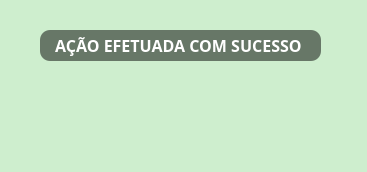
<?xml version="1.0" encoding="UTF-8"?>
<ui version="4.0">
 <class>Dialog</class>
 <widget class="QDialog" name="Dialog">
  <property name="geometry">
   <rect>
    <x>0</x>
    <y>0</y>
    <width>367</width>
    <height>172</height>
   </rect>
  </property>
  <property name="windowTitle">
   <string>Dialog</string>
  </property>
  <property name="windowOpacity">
   <double>0.000000000000000</double>
  </property>
  <property name="styleSheet">
   <string notr="true">background-color: rgb(0, 170, 0, 10%);
</string>
  </property>
  <widget class="QLabel" name="label">
   <property name="geometry">
    <rect>
     <x>40</x>
     <y>30</y>
     <width>281</width>
     <height>31</height>
    </rect>
   </property>
   <property name="font">
    <font>
     <family>Segoe UI Black</family>
     <pointsize>12</pointsize>
     <weight>75</weight>
     <bold>true</bold>
    </font>
   </property>
   <property name="styleSheet">
    <string notr="true">border-radius: 10px;
color: rgb(255, 255, 255);
background-color: rgb(0, 0, 0,50%);
border-color: rgb(0, 0, 0);</string>
   </property>
   <property name="text">
    <string>AÇÃO EFETUADA COM SUCESSO </string>
   </property>
   <property name="alignment">
    <set>Qt::AlignCenter</set>
   </property>
  </widget>
  <widget class="QLabel" name="label_2">
   <property name="geometry">
    <rect>
     <x>150</x>
     <y>80</y>
     <width>81</width>
     <height>71</height>
    </rect>
   </property>
   <property name="styleSheet">
    <string notr="true">background-color: rgb(255, 255, 255, 0%);</string>
   </property>
   <property name="text">
    <string/>
   </property>
   <property name="pixmap">
    <pixmap>imagem/accepted-151153_960_720.webp</pixmap>
   </property>
   <property name="scaledContents">
    <bool>true</bool>
   </property>
  </widget>
 </widget>
 <resources/>
 <connections/>
</ui>
